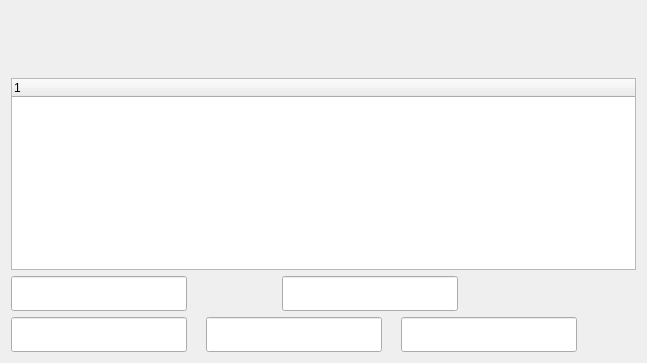
        <widget class="QWidget" name="tabArena">
         <attribute name="title">
          <string>Arena</string>
         </attribute>
         <layout class="QVBoxLayout" name="tabArenalLayout">
          <property name="topMargin">
           <number>45</number>
          </property>
          <item>
           <layout class="QHBoxLayout" name="horizontalLayoutArenaButtons">
            <item>
             <widget class="QPushButton" name="updateButton">
              <property name="enabled">
               <bool>false</bool>
              </property>
              <property name="sizePolicy">
               <sizepolicy hsizetype="Minimum" vsizetype="Preferred">
                <horstretch>0</horstretch>
                <verstretch>0</verstretch>
               </sizepolicy>
              </property>
              <property name="minimumSize">
               <size>
                <width>0</width>
                <height>0</height>
               </size>
              </property>
              <property name="font">
               <font>
                <pointsize>12</pointsize>
                <weight>50</weight>
                <bold>false</bold>
               </font>
              </property>
              <property name="toolTip">
               <string>Reload latest arena from Arena Mastery.</string>
              </property>
              <property name="text">
               <string/>
              </property>
              <property name="icon">
               <iconset resource="arenatracker.qrc">
                <normaloff>:/Images/refresh.png</normaloff>:/Images/refresh.png</iconset>
              </property>
              <property name="iconSize">
               <size>
                <width>32</width>
                <height>32</height>
               </size>
              </property>
              <property name="flat">
               <bool>true</bool>
              </property>
             </widget>
            </item>
            <item>
             <widget class="QPushButton" name="webButton">
              <property name="sizePolicy">
               <sizepolicy hsizetype="Minimum" vsizetype="Preferred">
                <horstretch>0</horstretch>
                <verstretch>0</verstretch>
               </sizepolicy>
              </property>
              <property name="toolTip">
               <string>Open web Arena Mastery.</string>
              </property>
              <property name="text">
               <string/>
              </property>
              <property name="icon">
               <iconset>
                <normalon>:/Images/web.png</normalon>
               </iconset>
              </property>
              <property name="iconSize">
               <size>
                <width>32</width>
                <height>32</height>
               </size>
              </property>
              <property name="flat">
               <bool>true</bool>
              </property>
             </widget>
            </item>
            <item>
             <spacer name="arenaHorizontalSpacer">
              <property name="orientation">
               <enum>Qt::Horizontal</enum>
              </property>
              <property name="sizeType">
               <enum>QSizePolicy::Expanding</enum>
              </property>
              <property name="sizeHint" stdset="0">
               <size>
                <width>40</width>
                <height>20</height>
               </size>
              </property>
             </spacer>
            </item>
            <item>
             <widget class="QPushButton" name="donateButton">
              <property name="sizePolicy">
               <sizepolicy hsizetype="Minimum" vsizetype="Preferred">
                <horstretch>0</horstretch>
                <verstretch>0</verstretch>
               </sizepolicy>
              </property>
              <property name="text">
               <string/>
              </property>
              <property name="icon">
               <iconset resource="arenatracker.qrc">
                <normaloff>:/Images/donate.gif</normaloff>:/Images/donate.gif</iconset>
              </property>
              <property name="iconSize">
               <size>
                <width>92</width>
                <height>26</height>
               </size>
              </property>
              <property name="flat">
               <bool>true</bool>
              </property>
             </widget>
            </item>
           </layout>
          </item>
          <item>
           <widget class="MoveTreeWidget" name="arenaTreeWidget">
            <column>
             <property name="text">
              <string notr="true">1</string>
             </property>
            </column>
           </widget>
          </item>
          <item>
           <layout class="QHBoxLayout" name="horizontalLayoutRewards1">
            <item>
             <widget class="QLineEdit" name="lineEditGold">
              <property name="sizePolicy">
               <sizepolicy hsizetype="Preferred" vsizetype="Fixed">
                <horstretch>0</horstretch>
                <verstretch>0</verstretch>
               </sizepolicy>
              </property>
              <property name="font">
               <font>
                <family>Belwe Bd BT</family>
                <pointsize>14</pointsize>
               </font>
              </property>
              <property name="frame">
               <bool>true</bool>
              </property>
              <property name="alignment">
               <set>Qt::AlignRight|Qt::AlignTrailing|Qt::AlignVCenter</set>
              </property>
             </widget>
            </item>
            <item>
             <widget class="QLabel" name="labelGold">
              <property name="toolTip">
               <string>Gold</string>
              </property>
              <property name="text">
               <string/>
              </property>
              <property name="pixmap">
               <pixmap resource="arenatracker.qrc">:/Images/gold.png</pixmap>
              </property>
             </widget>
            </item>
            <item>
             <widget class="QLineEdit" name="lineEditArcaneDust">
              <property name="sizePolicy">
               <sizepolicy hsizetype="Preferred" vsizetype="Fixed">
                <horstretch>0</horstretch>
                <verstretch>0</verstretch>
               </sizepolicy>
              </property>
              <property name="font">
               <font>
                <family>Belwe Bd BT</family>
                <pointsize>14</pointsize>
               </font>
              </property>
              <property name="frame">
               <bool>true</bool>
              </property>
              <property name="alignment">
               <set>Qt::AlignRight|Qt::AlignTrailing|Qt::AlignVCenter</set>
              </property>
             </widget>
            </item>
            <item>
             <widget class="QLabel" name="labelArcaneDust">
              <property name="toolTip">
               <string>Arcane Dust</string>
              </property>
              <property name="text">
               <string/>
              </property>
              <property name="pixmap">
               <pixmap resource="arenatracker.qrc">:/Images/arcanedust.png</pixmap>
              </property>
             </widget>
            </item>
            <item>
             <widget class="QPushButton" name="rewardsYesButton">
              <property name="focusPolicy">
               <enum>Qt::NoFocus</enum>
              </property>
              <property name="text">
               <string/>
              </property>
              <property name="icon">
               <iconset>
                <normalon>:/Images/win.png</normalon>
               </iconset>
              </property>
              <property name="iconSize">
               <size>
                <width>24</width>
                <height>24</height>
               </size>
              </property>
              <property name="flat">
               <bool>true</bool>
              </property>
             </widget>
            </item>
           </layout>
          </item>
          <item>
           <layout class="QHBoxLayout" name="horizontalLayoutRewards2">
            <item>
             <widget class="QLineEdit" name="lineEditPack">
              <property name="sizePolicy">
               <sizepolicy hsizetype="Preferred" vsizetype="Fixed">
                <horstretch>0</horstretch>
                <verstretch>0</verstretch>
               </sizepolicy>
              </property>
              <property name="maximumSize">
               <size>
                <width>16777215</width>
                <height>16777215</height>
               </size>
              </property>
              <property name="font">
               <font>
                <family>Belwe Bd BT</family>
                <pointsize>14</pointsize>
               </font>
              </property>
              <property name="frame">
               <bool>true</bool>
              </property>
              <property name="alignment">
               <set>Qt::AlignRight|Qt::AlignTrailing|Qt::AlignVCenter</set>
              </property>
             </widget>
            </item>
            <item>
             <widget class="QLabel" name="labelPack">
              <property name="toolTip">
               <string>Booster packs</string>
              </property>
              <property name="text">
               <string/>
              </property>
              <property name="pixmap">
               <pixmap resource="arenatracker.qrc">:/Images/boosterpack.png</pixmap>
              </property>
             </widget>
            </item>
            <item>
             <widget class="QLineEdit" name="lineEditPlainCard">
              <property name="sizePolicy">
               <sizepolicy hsizetype="Preferred" vsizetype="Fixed">
                <horstretch>0</horstretch>
                <verstretch>0</verstretch>
               </sizepolicy>
              </property>
              <property name="font">
               <font>
                <family>Belwe Bd BT</family>
                <pointsize>14</pointsize>
               </font>
              </property>
              <property name="frame">
               <bool>true</bool>
              </property>
              <property name="alignment">
               <set>Qt::AlignRight|Qt::AlignTrailing|Qt::AlignVCenter</set>
              </property>
             </widget>
            </item>
            <item>
             <widget class="QLabel" name="labelPlainCard">
              <property name="toolTip">
               <string>Plain cards</string>
              </property>
              <property name="text">
               <string/>
              </property>
              <property name="pixmap">
               <pixmap resource="arenatracker.qrc">:/Images/cardplain.png</pixmap>
              </property>
             </widget>
            </item>
            <item>
             <widget class="QLineEdit" name="lineEditGoldCard">
              <property name="sizePolicy">
               <sizepolicy hsizetype="Preferred" vsizetype="Fixed">
                <horstretch>0</horstretch>
                <verstretch>0</verstretch>
               </sizepolicy>
              </property>
              <property name="font">
               <font>
                <family>Belwe Bd BT</family>
                <pointsize>14</pointsize>
               </font>
              </property>
              <property name="frame">
               <bool>true</bool>
              </property>
              <property name="alignment">
               <set>Qt::AlignRight|Qt::AlignTrailing|Qt::AlignVCenter</set>
              </property>
             </widget>
            </item>
            <item>
             <widget class="QLabel" name="labelGoldCard">
              <property name="toolTip">
               <string>Golden cards</string>
              </property>
              <property name="text">
               <string/>
              </property>
              <property name="pixmap">
               <pixmap resource="arenatracker.qrc">:/Images/cardgold.png</pixmap>
              </property>
             </widget>
            </item>
            <item>
             <widget class="QPushButton" name="rewardsNoButton">
              <property name="focusPolicy">
               <enum>Qt::NoFocus</enum>
              </property>
              <property name="text">
               <string/>
              </property>
              <property name="icon">
               <iconset>
                <normalon>:/Images/lose.png</normalon>
               </iconset>
              </property>
              <property name="iconSize">
               <size>
                <width>24</width>
                <height>24</height>
               </size>
              </property>
              <property name="flat">
               <bool>true</bool>
              </property>
             </widget>
            </item>
           </layout>
          </item>
         </layout>
        </widget>
